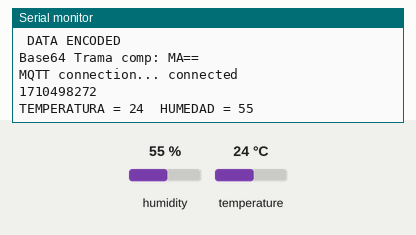
The sketch below on a simulated ESP32. Shown: the last lines printed to the serial monitor. The inputs (shaded band) are chosen by the test bench; at power-on: humidity 55 %, temperature 24 °C. WiFi joins after 1.5 s; servers stay silent unless stated; the local clock reads 2024-03-15 10:24:30 at power-on unless the sketch sets it; storage starts empty; no MQTT or app messages arrive unless stated.

Above: at 2.7 s.
2.8 s: humidity set to 22 %
At 4.3 s:
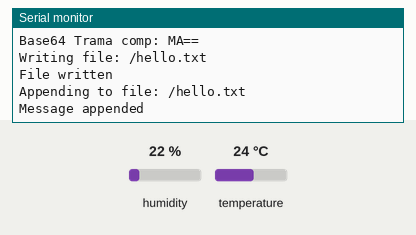
5.7 s: temperature set to 12 °C
At 6.5 s:
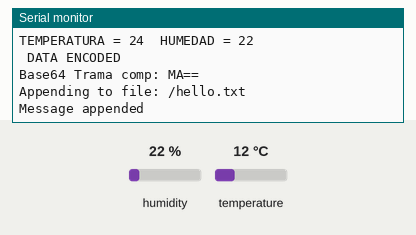
8.6 s: humidity set to 40 %
At 9.3 s:
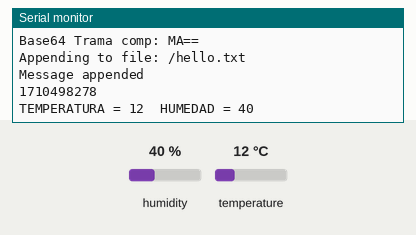
Timing chart, 0 to 11.6 s (numbered marks = the images above; inputs shaded):
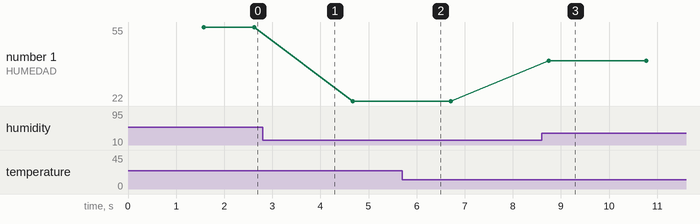

The sketch:

esp32-thingsboard-mqtt-v4.ino
```cpp
#include <RTClib.h>
#include "time.h"
#include <DHT_U.h>
#include <DHT.h>
#include<WiFi.h>
#include <PubSubClient.h>
#include "base64.hpp"
#include <base64.h>
#include "FS.h"
#include "SD.h"
#include "SPI.h"
/*#define MQTT_SERVER   "192.168.18.101"
#define MQTT_USERNAME "JtQEFiOxG8zYj75RY4RJ"*/
#define MQTT_SERVER   "demo.thingsboard.io"
#define MQTT_USERNAME "kXCOsUy6bgZqYnon2HPi"

/*#define MQTT_SERVER   "demo.thingsboard.io"
#define MQTT_USERNAME "u2maY03gjblM3TDgNlQV"*/

#define MQTT_PORT     1883
#define MQTT_PASSWORD ""
#define MQTT_NAME     "mqtt-test"

#define DHTTYPE DHT11   // DHT 11
#define DHTPIN 13

WiFiClient client;
PubSubClient mqtt(client);
DHT dht(DHTPIN, DHTTYPE);
RTC_DS1307 rtc;


/*const char* ssid ="Familia_Perez";
const char* password = "e#74-25_Pe$";*/

const char* ssid = "LAPTOP-AT5QP9T4";
const char* password = "383oA371";

/*
const char* ssid = "Mateo_Molina";
const char* password = "Thomas3117";
*/
// NTP server to request epoch time
const char* ntpServer = "pool.ntp.org";

// Variable to save current epoch time
unsigned long epochTime;

unsigned long getTime() {
  time_t now;
  struct tm timeinfo;
  if (!getLocalTime(&timeinfo)) {
    //Serial.println("Failed to obtain time");
    return(0);
  }
  time(&now);
  return now;
}

typedef union{
  struct {
    uint32_t ts;
    uint32_t h:9;
    uint32_t t:7;
  };
  byte datos[9];  //linea para la recuperacion de bits
}trama;


int bandera=1;
// **************************** ALMACENAMIENTO DE DATOS EN SD ******************

void writeFile(fs::FS &fs, const char * path, String message){
    Serial.printf("Writing file: %s\n", path);

    File file = fs.open(path, FILE_WRITE);
    if(!file){
        Serial.println("Failed to open file for writing");
        return;
    }
    if(file.print(message)){
        Serial.println("File written");
    } else {
        Serial.println("Write failed");
    }
    file.close();
}

void appendFile(fs::FS &fs, const char * path, String message){
    Serial.printf("Appending to file: %s\n", path);

    File file = fs.open(path, FILE_APPEND);
    if(!file){
        Serial.println("Failed to open file for appending");
        return;
    }
    if(file.print(message)){
        Serial.println("Message appended");
    } else {
        Serial.println("Append failed");
    }
    file.close();
}


// *****************************************************************************
void setup() {
  Serial.begin(115200);
  dht.begin();
  delay(10);

  WiFi.begin(ssid, password);
  while (WiFi.status() != WL_CONNECTED) {
  delay(500);
  Serial.println("Connecting to WiFi..");
}
  Serial.println("IP ad :");
  Serial.println(WiFi.localIP());
  delay(10);

  mqtt.setServer(MQTT_SERVER, MQTT_PORT);
  delay(10);
  configTime(0, 0, ntpServer);
  // ****************************** SD ***************************
  if(!SD.begin()){
        Serial.println("Card Mount Failed");
        return;
    }
    uint8_t cardType = SD.cardType();

    if(cardType == CARD_NONE){
        Serial.println("No SD card attached");
        return;
    }

    Serial.print("SD Card Type: ");
    if(cardType == CARD_MMC){
        Serial.println("MMC");
    } else if(cardType == CARD_SD){
        Serial.println("SDSC");
    } else if(cardType == CARD_SDHC){
        Serial.println("SDHC");
    } else {
        Serial.println("UNKNOWN");
    }

    uint64_t cardSize = SD.cardSize() / (1024 * 1024);

    Serial.printf("SD Card Size: %lluMB\n", cardSize);
    Serial.printf("Total space: %lluMB\n", SD.totalBytes() / (1024 * 1024));
    Serial.printf("Used space: %lluMB\n", SD.usedBytes() / (1024 * 1024));


}


void loop() {
  long timeStamp = getTime();
  Serial.println(timeStamp);
  uint32_t hum = humedad();
  uint32_t temp = temperatura();
  Serial.print("TEMPERATURA = ");
  Serial.print(temp);
  Serial.print("\tHUMEDAD = ");
  Serial.println(hum);
  trama valores;
  valores.ts=timeStamp;
  valores.t=temp;
  valores.h=hum;
  // *******************Codificacion*******************************

  String toEncode_trama = String(valores.datos,9);
  String encoded_trama = base64::encode(toEncode_trama); //codificacion trama completa


  delay(1000);
  Serial.println("\n DATA ENCODED");
  Serial.print("Base64 Trama comp: ");Serial.println(encoded_trama);


  if (mqtt.connected() == false) {
    Serial.print("MQTT connection... ");
    if (mqtt.connect(MQTT_NAME, MQTT_USERNAME, MQTT_PASSWORD)) {
      Serial.println("connected");
    } else {
      Serial.println("failed");
      delay(5000);
    }
  } else {
    mqtt.loop();

    String dataJS = "{\"TRAMA\":" + encoded_trama + "}";
    if (bandera==1){
      writeFile(SD, "/hello.txt", dataJS);
      appendFile(SD, "/hello.txt", dataJS);
      bandera=0;
    }else{
      appendFile(SD, "/hello.txt", dataJS);
    }

    char json[100];
    dataJS.toCharArray(json,dataJS.length()+1);
    mqtt.publish("v1/devices/me/telemetry", json);
    delay(1000);
  }

}


int humedad(){
  float hu = dht.readHumidity();
  float te = dht.readTemperature();
  float f = dht.readTemperature(true);
  if (isnan(hu) || isnan(te) || isnan(f)) {
    Serial.println(F("Failed to read from DHT sensor!"));
  }
  float hif = dht.computeHeatIndex(f, hu);
  float hic = dht.computeHeatIndex(te, hu, false);
  return(int(hu));
 }

int temperatura(){
  float hu = dht.readHumidity();
  float te = dht.readTemperature();
  float f = dht.readTemperature(true);
  if (isnan(hu) || isnan(te) || isnan(f)) {
    Serial.println(F("Failed to read from DHT sensor!"));
  }
  float hif = dht.computeHeatIndex(f, hu);
  float hic = dht.computeHeatIndex(te, hu, false);
  return(int(te));
}
```

Measured:
- after the input at 8.6 s, the serial monitor: prints a new line after 0.14 s (image 3)
- plotted number 1: 55 → 22 after the input at 2.8 s, 22 → 40 after the input at 8.6 s
